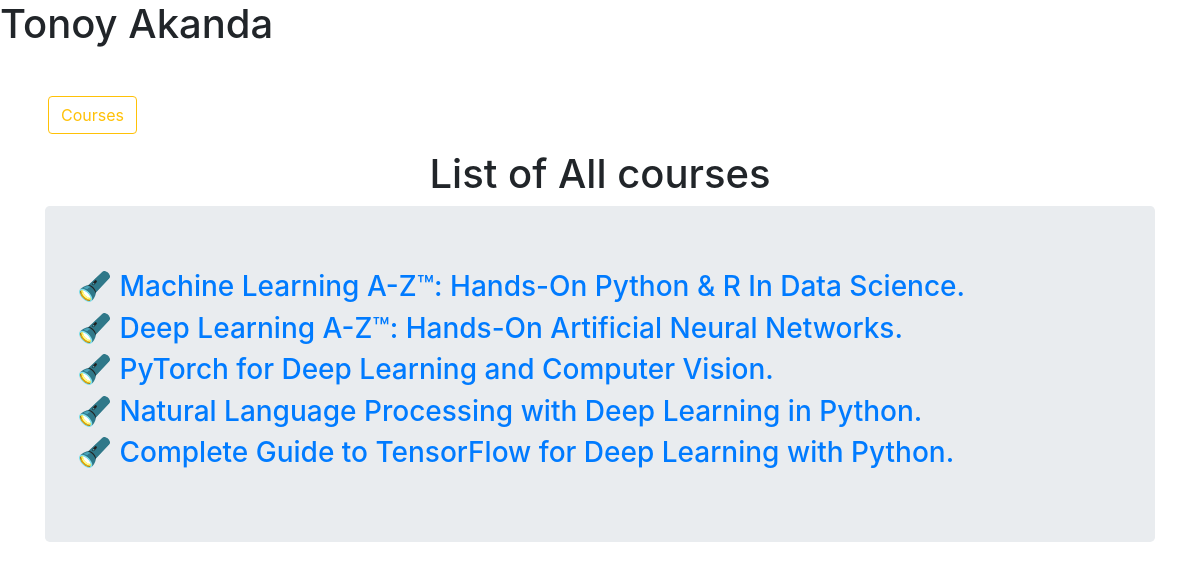
The app's page /course-review-api/v1/ with its own data.
### restReview/models.py (models this page shows, shortened)
class Course(models.Model):
    id = models.UUIDField(primary_key=True, default=uuid.uuid4,
                          help_text="Unique ID for this particular course across whole system.")
    title = models.CharField(max_length=255)
    url = models.URLField(unique=True)

### restReview/views.py (the view)
# urls.py: 2. Add a URL to urlpatterns:  path('', views.home, name='home')
def home(request):
    courses = models.Course.objects.all()
    return render(request, 'home.html', {'course_list': courses})

### templates/home.html (shortened to what this page needs)
{% extends 'base.html' %}
{% block content %}
<h1>Tonoy Akanda</h1>
<div class="ml-5 mt-5 ml-5">
    <p>
        <a role="button" class="btn btn-outline-warning" href="{% url 'courses' %}" target="_blank">Courses</a>
    </p>
</div>
<div class="container">
    <div class="page-header page-header-custom">
        <h1 class="text-center">List of All courses</h1>
    </div>
    <div class="jumbotron">
        {% for course in course_list %}
        <h3>🔦 <a href="{% url 'course_detail' course.id %}" target="_blank">{{ course.title }}.</a></h3>
        {% endfor %}
    </div>
</div>
{% endblock %}

### templates/base.html (shortened to what this page needs)
<!DOCTYPE html>
<html lang="en">
<head>
    <link rel="stylesheet" href="https://stackpath.bootstrapcdn.com/bootstrap/4.3.1/css/bootstrap.min.css"
>
</head>
<body>
    {% block content %}
    {% endblock %}
</body>
</html>

### records on screen
Course: title "Machine Learning A-Z™: Hands-On Python & R In Data Science"
Course: title "Deep Learning A-Z™: Hands-On Artificial Neural Networks"
Course: title "PyTorch for Deep Learning and Computer Vision"
Course: title "Natural Language Processing with Deep Learning in Python"
Course: title "Complete Guide to TensorFlow for Deep Learning with Python"
